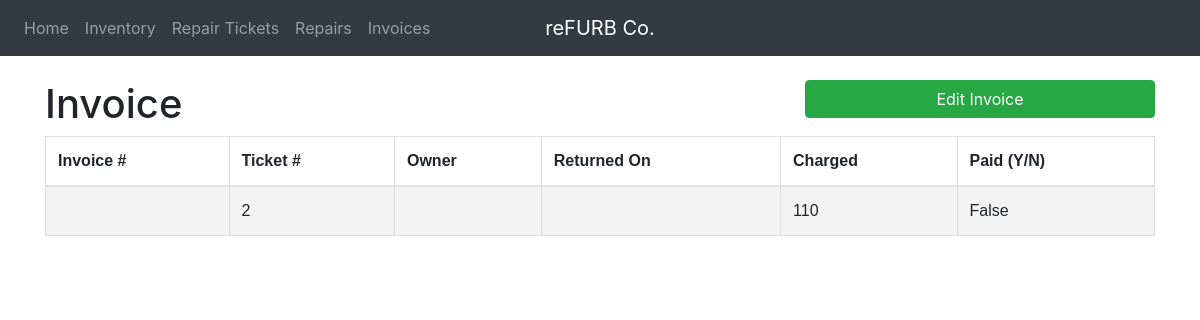
/refurbco/invoice/57/, run on the app's committed database.
### refurbco/models.py (models this page shows, shortened)
class Invoice(models.Model):
    paymentMethods = (('check', 'Check'), ('cash', 'Cash'))
    repairticket = models.ForeignKey(RepairTicket, on_delete=models.PROTECT)
    repair = models.ForeignKey(Repair, on_delete=models.PROTECT)
    created_on = models.DateTimeField(default=timezone.now)
    charged = models.TextField(max_length=20)
    paid = models.BooleanField(default=False)
    payment_method = models.CharField(max_length=5, choices=paymentMethods, default='check')

class RepairTicket(models.Model):
    model_number = models.TextField(max_length=5)
    issue = models.TextField(max_length=500, blank=True)
    serial_number = models.TextField(max_length=12)
    device_owner = models.TextField(max_length=20)
    ticket_number = models.TextField(max_length=5, blank=True)
    charged = models.TextField(max_length=20, blank=True)
    created_on = models.DateTimeField(default=timezone.now)
    completed = models.BooleanField(default=False)
    def __str__(self):
        return str(self.id)

### refurbco/views.py (the view)
# urls.py: path('invoice/<int:pk>/', ViewInvoice.as_view(), name='refurbco-viewInvoice'),
class ViewInvoice(DetailView):
  model = Invoice

### refurbco/templates/refurbco/invoice_detail.html
{% extends "refurbco/base.html" %}
{% block content %}
<div class="">
    <br>
    <div class='row'>
        <h1 class='col-lg-8'>Invoice {{ object.ID }}</h1>
        <form class='col-lg-4' action="#" method="GET">
            <input type='submit' class='btn btn-success btn-block' value="Edit Invoice">
        </form>
    </div>
    <table class='table table-striped'>
          <thead>
              <tr>
                  <th scope='col'>Invoice #</th>
                  <th scope='col'>Ticket #</th>
                  <th scope='col'>Owner</th>
                  <th scope='col'>Returned On</th>
                  <th scope='col'>Charged</th>
                  <th scope='col'>Paid (Y/N)</th>
              </tr>
          </thead>
          <tbody>
          <tr>
              <td scope='row'>{{ object.ID }}</td>
              <td>{{ object.repairticket }}</td>
              <td>{{ object.repairTicket }}</td>
              <td>{{ object.returned_on }}</td>
              <td>{{ object.charged }}</td>
              <td>{{ object.paid }}</td>
          </tr>
          </tbody>
      </table>
</div>
{% endblock content %}

### refurbco/static/refurbco/stylesheet.css (style rules this page uses)
table { font-family: arial, sans-serif; border-collapse: collapse; width: 75%; }
td, th { border: 1px solid #dddddd; text-align: left; padding: 8px; height: 30px; }

### data on the page
Invoice: repairticket "2", charged "110", paid "False"
